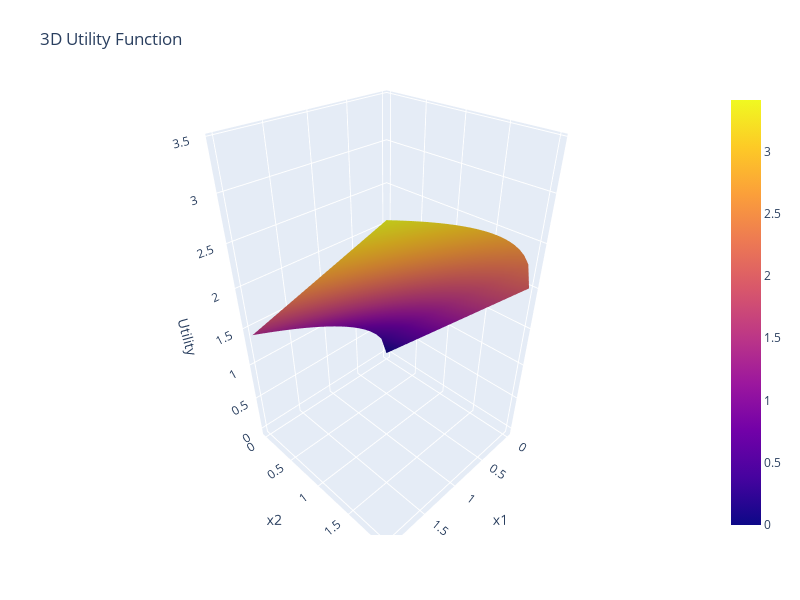

Write notebook code for a chart like this one.
### Markdown cell above
Пример: https://bestuwithbudget.streamlit.app/

### Code cell
import plotly.graph_objects as go

def _make_3d_plot(g1: Good, g2: Good, budget, func_u_from_x1):
    x1 = np.arange(0, budget / g1.price + 0.1, 0.1)
    x2 = np.arange(0, budget / g2.price + 0.1, 0.1)
    X1, X2 = np.meshgrid(x1, x2)

    U = func_u_from_x1(X1, X2)
    
    fig = go.Figure(data=[go.Surface(z=U, x=X1, y=X2)])

    fig.update_layout(
        title='3D Utility Function',
        scene=dict(
            xaxis_title=g1.name,
            yaxis_title=g2.name,
            zaxis_title='Utility'
        ),
        autosize=False,
        width=800, height=600,
        margin=dict(l=65, r=50, b=65, t=90)
    )

    fig.show()

def make_3d_plot(func):
    def _make_3d_plot_interactive(p1: int, p2: int, budget: int):
        g1, g2 = Good("x1", p1), Good("x2", p2)
        _make_3d_plot(g1, g2, budget, func)
    return _make_3d_plot_interactive

interact(make_3d_plot(x05_u_from_x1_x2), p1=(1, 20000), p2=(1, 20000), budget=(1, 40000))

### Figure 1 — Plotly figure (JSON) as saved in the notebook; plotly's stock layout.template omitted (floating-point values rounded to 4 significant figures; data arrays with more than 128 entries replaced by an {"elided": "..."} marker saying what was removed)
{"data": [{"type": "surface", "x": {"elided": "21x21 float values"}, "y": {"elided": "21x21 float values"}, "z": {"elided": "21x21 float values"}}], "layout": {"autosize": false, "height": 600, "margin": {"b": 65, "l": 65, "r": 50, "t": 90}, "scene": {"xaxis": {"title": {"text": "x1"}}, "yaxis": {"title": {"text": "x2"}}, "zaxis": {"title": {"text": "Utility"}}}, "title": {"text": "3D Utility Function"}, "width": 800}}
